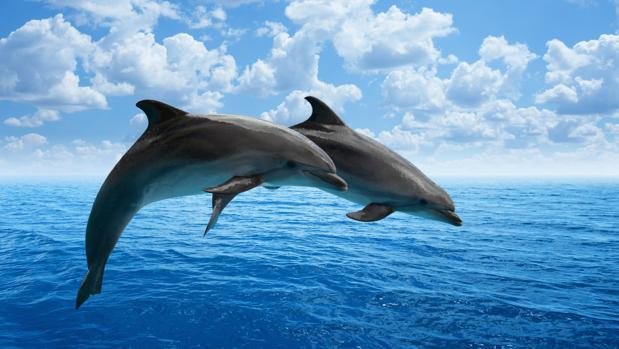
#> input picture PROJECTS/project_00_fundamentals/imgs/delfin.jpg, 619 x 349 px
$ python playing_with_pixels.py
#> lines starting #> are read from the running program, lines starting #| are printed output that depends on the picture
# PLAYING WITH PIXELS IN IN OPENCV
# Santiago Garcia Arango, August 2020

import cv2 as cv
import os

# Get the path for the folder that contains the images
upper_dir = os.path.dirname(__file__)  # Upper dir
img_folder_path = os.path.abspath(os.path.join(upper_dir, "imgs"))
print("\nPATH TO IMAGES: ", img_folder_path)

# Get specific path to images with their names
path_delfin = os.path.join(img_folder_path, "delfin.jpg")

# Loading our image with its path and parameter to change format
imgColor = cv.imread(path_delfin, 1)
#> imgColor is the input picture: shape (349, 619, 3); mean B, G, R 192.1, 150.6, 98
imgGray = cv.imread(path_delfin, 2)
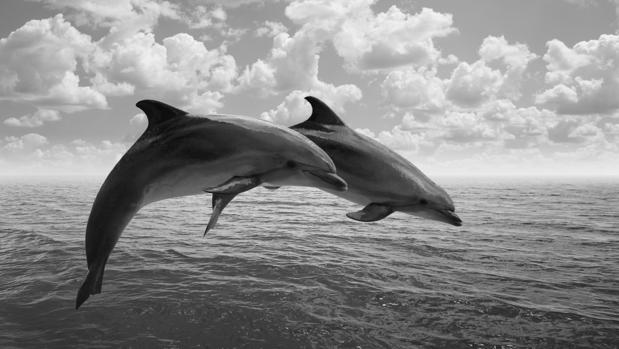
#> imgGray: shape (349, 619); min 0, max 251, mean 139.5

# Change size of the images
imgGray = cv.resize(imgGray, (20, 20))
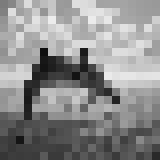
#> imgGray: shape (20, 20) (shown 8 times larger); min 14, max 236, mean 140.9

h, w = imgColor.shape[:2]  # Get the shape of the image (height, width, c)
#> h = 349; w = 619
print("Height of image: ", h)
#| Height of image:  349
print("Width of image: ", w)
#| Width of image:  619

cv.imshow("My first color image", imgColor)
cv.imshow("My first gray image", imgGray)

print("First row info: ", imgColor[0])
#> (printed output is left out)
print("First pixel info: ", imgColor[0, 0])
#| First pixel info:  [205 133  61]

cv.waitKey(0)  # Show image until a key is pressed
cv.destroyAllWindows()  # (always at the end)
